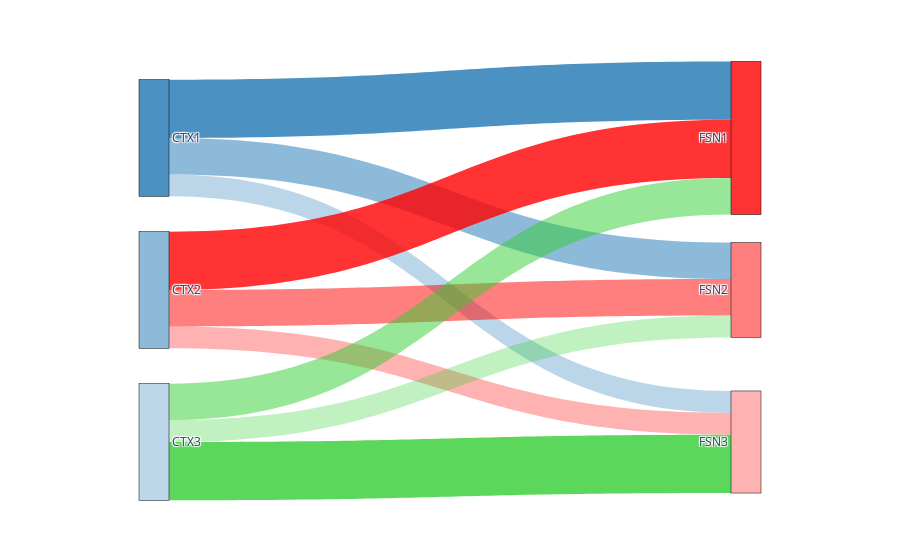

The cell this chart's notebook holds for it:
### Code cell
import plotly.graph_objects as go

labels = ["CTX1", "CTX2", "CTX3", "FSN1", "FSN2", "FSN3"]

# CTX 그룹 → FSN 연결
source = [
    0, 0, 0,   # CTX1 → FSN1, FSN2, FSN3
    1, 1, 1,   # CTX2 → FSN1, FSN2, FSN3
    2, 2, 2    # CTX3 → FSN1, FSN2, FSN3
]

target = [
    3, 4, 5,   # CTX1 → FSN1, FSN2, FSN3
    3, 4, 5,   # CTX2 → FSN1, FSN2, FSN3
    5, 3, 4    # CTX3 → FSN1, FSN2, FSN3
]

value = [
    8, 5, 3,   # CTX1: FSN1 (높은), FSN2 (중간), FSN3 (낮음)
    8, 5, 3,   # CTX2: FSN1 (높은), FSN2 (중간), FSN3 (낮음)
    8, 5, 3    # CTX3: FSN1 (높은), FSN2 (중간), FSN3 (낮음)
]

# 색상 그라데이션 설정
colors = [
    "rgba(31, 119, 180, 0.8)",  # CTX1 → FSN1
    "rgba(31, 119, 180, 0.5)",  # CTX1 → FSN2
    "rgba(31, 119, 180, 0.3)",  # CTX1 → FSN3
    "rgba(255, 0, 0, 0.8)",     # CTX2 → FSN1
    "rgba(255, 0, 0, 0.5)",     # CTX2 → FSN2
    "rgba(255, 0, 0, 0.3)",     # CTX2 → FSN3
    "rgba(50, 205, 50, 0.8)",    # CTX3 → FSN1
    "rgba(50, 205, 50, 0.5)",    # CTX3 → FSN2
    "rgba(50, 205, 50, 0.3)"     # CTX3 → FSN3
]

fig = go.Figure(go.Sankey(
    node=dict(
        pad=15,
        thickness=30,
        line=dict(color="black", width=0.5),
        label=labels,
        color=["blue", "blue", "blue", "red", "red", "red"],  # CTX 그룹과 FSN 그룹
        x=[0.1, 0.1, 0.1, 0.9, 0.9, 0.9],  # CTX는 왼쪽, FSN은 오른쪽
        y=[0.1, 0.5, 0.9, 0.1, 0.5, 0.9],  # CTX1, 2, 3 각각 수직 위치 다르게
    ),
    link=dict(
        source=source,
        target=target,
        value=value,
        color=colors  # 그라데이션 색상 적용
    )
))

fig.show()

### Figure 1 — Plotly figure (JSON) as saved in the notebook; plotly's stock layout.template omitted (floating-point values rounded to 4 significant figures)
{"data": [{"link": {"color": ["rgba(31, 119, 180, 0.8)", "rgba(31, 119, 180, 0.5)", "rgba(31, 119, 180, 0.3)", "rgba(255, 0, 0, 0.8)", "rgba(255, 0, 0, 0.5)", "rgba(255, 0, 0, 0.3)", "rgba(50, 205, 50, 0.8)", "rgba(50, 205, 50, 0.5)", "rgba(50, 205, 50, 0.3)"], "source": [0, 0, 0, 1, 1, 1, 2, 2, 2], "target": [3, 4, 5, 3, 4, 5, 5, 3, 4], "value": [8, 5, 3, 8, 5, 3, 8, 5, 3]}, "node": {"color": ["rgba(31, 119, 180, 0.8)", "rgba(31, 119, 180, 0.5)", "rgba(31, 119, 180, 0.3)", "rgba(255, 0, 0, 0.8)", "rgba(255, 0, 0, 0.5)", "rgba(255, 0, 0, 0.3)", "rgba(50, 205, 50, 0.8)", "rgba(50, 205, 50, 0.5)", "rgba(50, 205, 50, 0.3)"], "label": ["CTX1", "CTX2", "CTX3", "FSN1", "FSN2", "FSN3"], "line": {"color": "black", "width": 0.5}, "pad": 15, "thickness": 30, "x": [0.1, 0.1, 0.1, 0.9, 0.9, 0.9], "y": [0.1, 0.5, 0.9, 0.1, 0.5, 0.9]}, "type": "sankey"}], "layout": {}}
